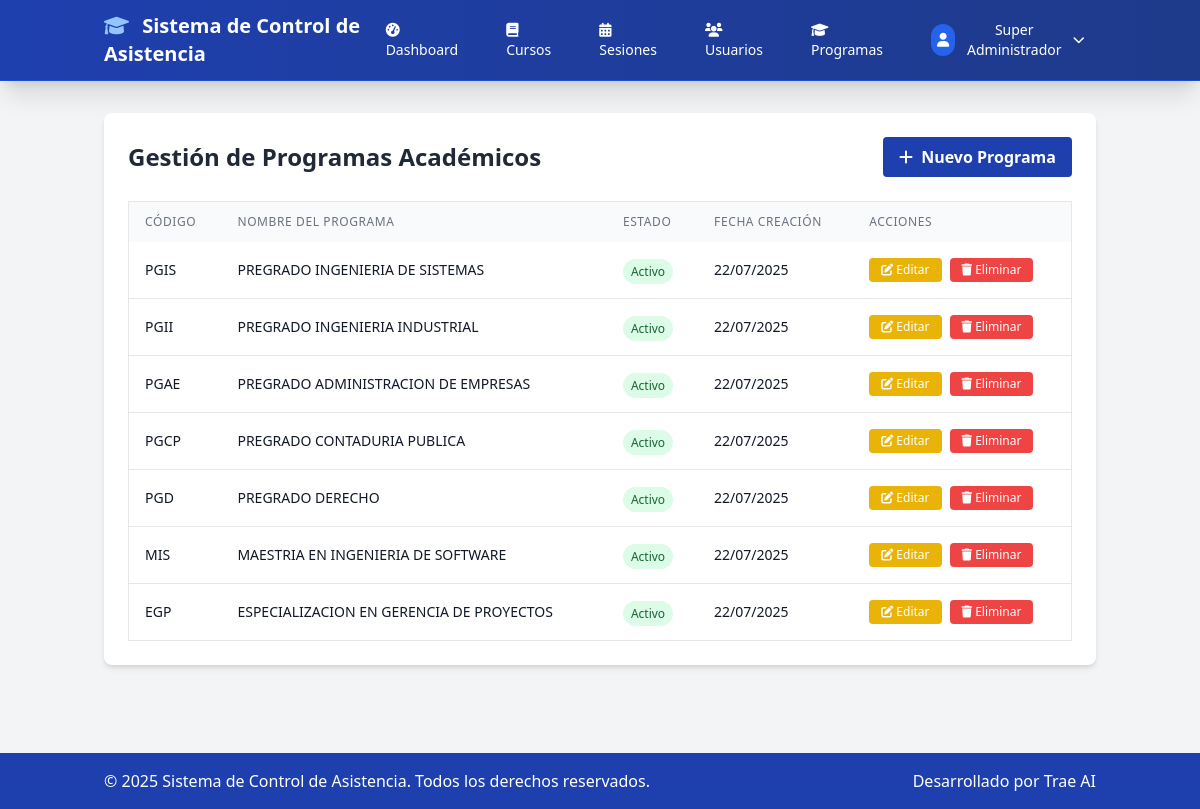
Screenshot of /index.php?page=programas (signed in) with the database file from the repository.
### tables this page shows
CREATE TABLE `programas` (
  `id` int NOT NULL AUTO_INCREMENT,
  `nombre` varchar(150) NOT NULL,
  `codigo` varchar(20) NOT NULL,
  `activo` tinyint(1) DEFAULT '1',
  `created_at` timestamp NULL DEFAULT CURRENT_TIMESTAMP,
  PRIMARY KEY (`id`),
  UNIQUE KEY `nombre` (`nombre`),
  UNIQUE KEY `codigo` (`codigo`)
);

### app/controllers/ProgramasController.php (called while the page is built, shortened)
<?php
class ProgramasController {
    private $db;
    public function __construct($db) {
        $this->db = $db;
    }
    public function index() {
        $programas = [];
        $query = "SELECT * FROM programas ORDER BY created_at DESC";
        $conn = $this->db->getConnection();
        $result = $conn->query($query);
        if ($result) {
            while ($row = $result->fetch_assoc()) {
                $programas[] = $row;
            }
        }
        include '../app/views/admin/programas.php';
    }
}
?>

### public/index.php (called while the page is built, shortened)
<?php
require_once '../app/controllers/AppController.php';
$app = new AppController();
$app->start();

### app/views/admin/programas.php (the view, shortened to what this page needs)
<?php include '../app/views/layouts/header.php'; ?>
<div class="bg-white rounded-lg shadow-md p-4 sm:p-6 mb-4 sm:mb-6">
    <div class="flex flex-col sm:flex-row justify-between items-start sm:items-center mb-4 sm:mb-6 gap-3 sm:gap-0">
        <h1 class="text-xl sm:text-2xl font-bold text-gray-800">Gestión de Programas Académicos</h1>
        <?php if (in_array($_SESSION['user_rol'], ['super_admin', 'admin'])): ?>
        <button id="btnNuevoPrograma" class="bg-blue-800 hover:bg-blue-700 text-white font-bold py-2 px-3 sm:px-4 rounded text-sm sm:text-base w-full sm:w-auto">
            <i class="fas fa-plus mr-1"></i> Nuevo Programa
        </button>
        <?php endif; ?>
    </div>
    <div class="w-full">
        <?php if (empty($programas)): ?>
            <div class="bg-yellow-100 border border-yellow-400 text-yellow-700 px-3 sm:px-4 py-3 rounded text-sm sm:text-base">
                No hay programas registrados.
            </div>
        <?php else: ?>
            <div class="hidden lg:block overflow-x-auto">
                <table class="min-w-full bg-white border border-gray-200">
                    <thead class="bg-gray-50">
                        <tr>
                            <th class="px-4 py-3 text-left text-xs font-medium text-gray-500 uppercase tracking-wider">Código</th>
                            <th class="px-4 py-3 text-left text-xs font-medium text-gray-500 uppercase tracking-wider">Nombre del Programa</th>
                            <th class="px-4 py-3 text-left text-xs font-medium text-gray-500 uppercase tracking-wider">Estado</th>
                            <th class="px-4 py-3 text-left text-xs font-medium text-gray-500 uppercase tracking-wider">Fecha Creación</th>
                            <?php if (in_array($_SESSION['user_rol'], ['super_admin', 'admin'])): ?>
                            <th class="px-4 py-3 text-left text-xs font-medium text-gray-500 uppercase tracking-wider">Acciones</th>
                            <?php endif; ?>
                        </tr>
                    </thead>
                    <tbody class="bg-white divide-y divide-gray-200">
                        <?php foreach ($programas as $programa): ?>
                            <tr class="hover:bg-gray-50">
                                <td class="px-4 py-4 whitespace-nowrap text-sm font-medium text-gray-900"><?= $programa['codigo'] ?></td>
                                <td class="px-4 py-4 whitespace-nowrap text-sm text-gray-900"><?= $programa['nombre'] ?></td>
                                <td class="px-4 py-4 whitespace-nowrap">
                                    <span class="px-2 py-1 text-xs rounded-full <?= $programa['activo'] ? 'bg-green-100 text-green-800' : 'bg-red-100 text-red-800' ?>">
                                        <?= $programa['activo'] ? 'Activo' : 'Inactivo' ?>
                                    </span>
                                </td>
                                <td class="px-4 py-4 whitespace-nowrap text-sm text-gray-900"><?= date('d/m/Y', strtotime($programa['created_at'])) ?></td>
                                <?php if (in_array($_SESSION['user_rol'], ['super_admin', 'admin'])): ?>
                                <td class="px-4 py-4 whitespace-nowrap text-sm font-medium">
                                    <div class="flex space-x-2">
                                        <button class="btnEditar bg-yellow-500 hover:bg-yellow-600 text-white px-3 py-1 rounded text-xs"
                                                data-id="<?= $programa['id'] ?>"
                                                data-codigo="<?= $programa['codigo'] ?>"
                                                data-nombre="<?= $programa['nombre'] ?>"
                                                data-activo="<?= $programa['activo'] ?>">
                                            <i class="fas fa-edit"></i> Editar
                                        </button>
                                        <a href="index.php?page=programas&delete=<?= $programa['id'] ?>"
                                           class="bg-red-500 hover:bg-red-600 text-white px-3 py-1 rounded text-xs"
                                           onclick="return confirm('¿Está seguro de eliminar este programa? Esto puede afectar los cursos asociados.')">
                                            <i class="fas fa-trash"></i> Eliminar
                                        </a>
                                    </div>
                                </td>
                                <?php endif; ?>
                            </tr>
                        <?php endforeach; ?>
                    </tbody>
                </table>
            </div>
        <?php endif; ?>
    </div>
</div>
<?php include '../app/views/layouts/footer.php'; ?>

### app/controllers/AppController.php (shortened to what this page needs)
<?php
require_once __DIR__ . '/ProgramasController.php';
class AppController {
    protected $db;
    public function __construct() {
        $this->db = new Database();
    }
    public function start() {
        $page = isset($_GET['page']) ? $_GET['page'] : 'home';
        switch ($page) {
            case 'programas':
                $programas = new ProgramasController($this->db);
                $programas->index();
                break;
        }
    }
    }
    ?>

### app/views/layouts/header.php (shortened to what this page needs)
<!DOCTYPE html>
<html lang="es">
<head>
    <script src="https://cdn.tailwindcss.com"></script>
    <link rel="stylesheet" href="https://cdnjs.cloudflare.com/ajax/libs/font-awesome/6.0.0/css/all.min.css">
</head>
<body class="bg-gray-100 min-h-screen">
    <?php if (isset($_SESSION['user_id'])): ?>
    <nav class="bg-gradient-to-r from-blue-800 to-blue-900 text-white shadow-xl border-b border-blue-700">
        <div class="container mx-auto px-4">
            <div class="flex justify-between items-center py-2 sm:py-3">
                <div class="flex items-center">
                    <a href="index.php" class="text-lg sm:text-xl font-bold hover:text-blue-200 transition-colors duration-200">
                        <i class="fas fa-graduation-cap mr-2 text-blue-300"></i>
                        <span class="hidden sm:inline"><?= APP_NAME ?></span>
                    </a>
                </div>
                <div class="hidden md:flex items-center space-x-6">
                    <?php if ($_SESSION['rol'] === 'admin' || $_SESSION['rol'] === 'profesor' || $_SESSION['rol'] === 'super_admin'): ?>
                    <a href="index.php?page=dashboard" class="navbar-link px-3 py-2 rounded-md text-sm font-medium hover:bg-blue-700 transition-all duration-200">
                        <i class="fas fa-tachometer-alt mr-2"></i>Dashboard
                    </a>
                    <a href="index.php?page=cursos" class="navbar-link px-3 py-2 rounded-md text-sm font-medium hover:bg-blue-700 transition-all duration-200">
                        <i class="fas fa-book mr-2"></i>Cursos
                    </a>
                    <a href="index.php?page=sesiones" class="navbar-link px-3 py-2 rounded-md text-sm font-medium hover:bg-blue-700 transition-all duration-200">
                        <i class="fas fa-calendar-alt mr-2"></i>Sesiones
                    </a>
                    <?php endif; ?>
                    <?php if (in_array($_SESSION['user_rol'], ['super_admin', 'admin'])): ?>
                    <a href="index.php?page=usuarios" class="navbar-link px-3 py-2 rounded-md text-sm font-medium hover:bg-blue-700 transition-all duration-200">
                        <i class="fas fa-users mr-2"></i>Usuarios
                    </a>
                    <a href="index.php?page=programas" class="navbar-link px-3 py-2 rounded-md text-sm font-medium hover:bg-blue-700 transition-all duration-200">
                        <i class="fas fa-graduation-cap mr-2"></i>Programas
                    </a>
                    <?php endif; ?>
                    <div class="relative">
                        <button id="userMenuButton" class="flex items-center px-3 py-2 rounded-md text-sm font-medium hover:bg-blue-700 transition-all duration-200 focus:outline-none focus:ring-2 focus:ring-blue-300">
                            <div class="w-8 h-8 bg-blue-600 rounded-full flex items-center justify-center mr-2">
                                <i class="fas fa-user text-sm"></i>
                            </div>
                            <span class="hidden lg:inline"><?= $_SESSION['nombre'] ?></span>
                            <i class="fas fa-chevron-down ml-2 text-xs transition-transform duration-200" id="userMenuIcon"></i>
                        </button>
                    </div>
                </div>
            </div>
        </div>
    </nav>
    <?php endif; ?>
    <div class="main-container container mx-auto px-2 sm:px-4 py-4 sm:py-8">

### app/views/layouts/footer.php
</div>
    <footer class="bg-blue-800 text-white py-4 mt-8">
        <div class="container mx-auto px-4">
            <div class="flex justify-between items-center">
                <div>
                    <p>&copy; <?= date('Y') ?> <?= APP_NAME ?>. Todos los derechos reservados.</p>
                </div>
                <div>
                    <p>Desarrollado por Trae AI</p>
                </div>
            </div>
        </div>
    </footer>
</body>
</html>

### app/views/layouts/header.php (style rules this page uses)
.navbar-link { position: relative; transition: all 0.2s ease; }
.navbar-link::after { content: ''; position: absolute; bottom: -2px; left: 0; width: 0; height: 2px; background: #60a5fa; transition: width 0.3s ease; }

### rows the page displays
programas: codigo "PGIS", nombre "PREGRADO INGENIERIA DE SISTEMAS", activo "Activo", created_at "22/07/2025"
programas: codigo "PGII", nombre "PREGRADO INGENIERIA INDUSTRIAL", activo "Activo", created_at "22/07/2025"
programas: codigo "PGAE", nombre "PREGRADO ADMINISTRACION DE EMPRESAS", activo "Activo", created_at "22/07/2025"
programas: codigo "PGCP", nombre "PREGRADO CONTADURIA PUBLICA", activo "Activo", created_at "22/07/2025"
programas: codigo "PGD", nombre "PREGRADO DERECHO", activo "Activo", created_at "22/07/2025"
programas: codigo "MIS", nombre "MAESTRIA EN INGENIERIA DE SOFTWARE", activo "Activo", created_at "22/07/2025"
programas: codigo "EGP", nombre "ESPECIALIZACION EN GERENCIA DE PROYECTOS", activo "Activo", created_at "22/07/2025"

### other values shown
APP_NAME "Sistema de Control de Asistencia"
$_SESSION['nombre'] "Super Administrador"
